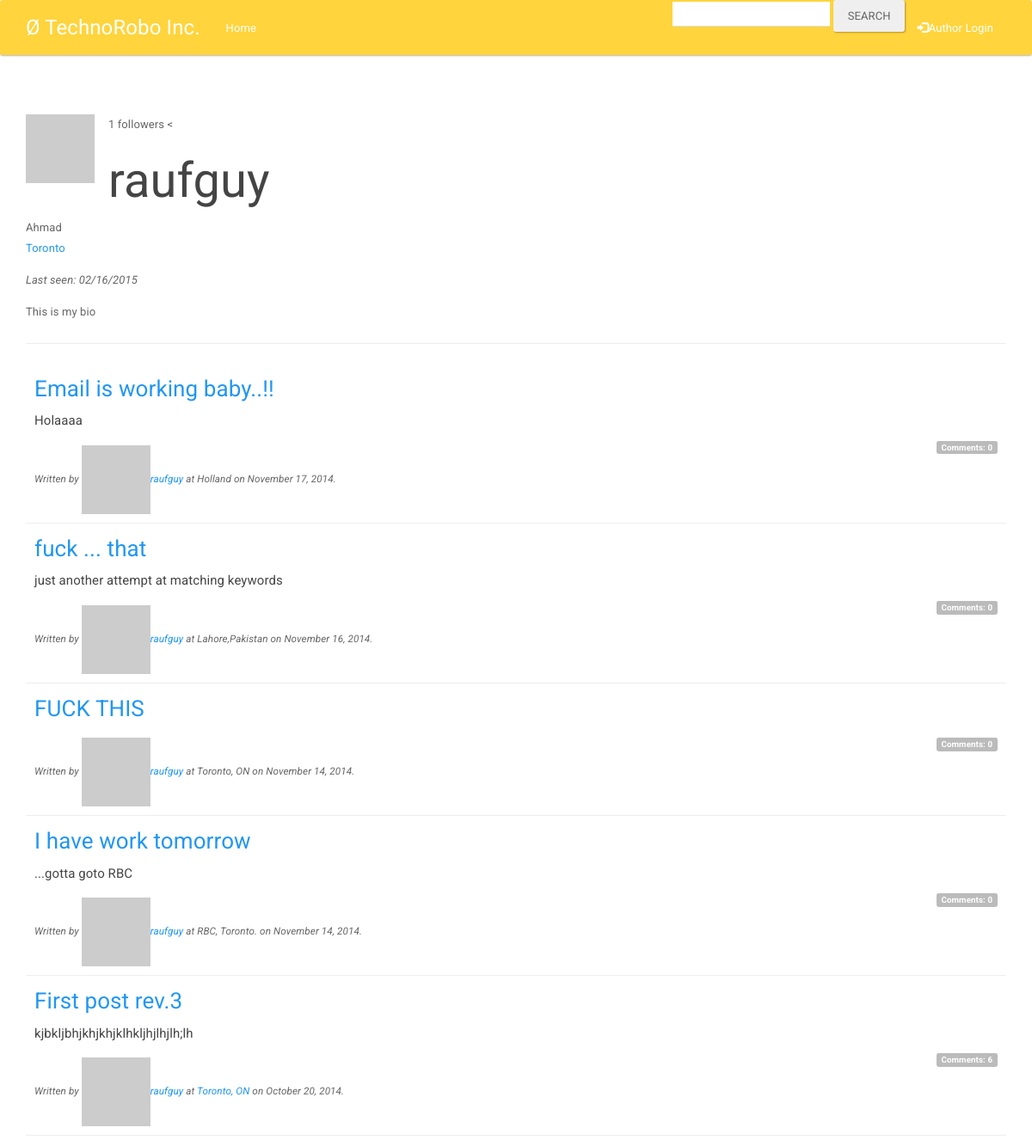
Page /user/raufguy on the earlier database version.
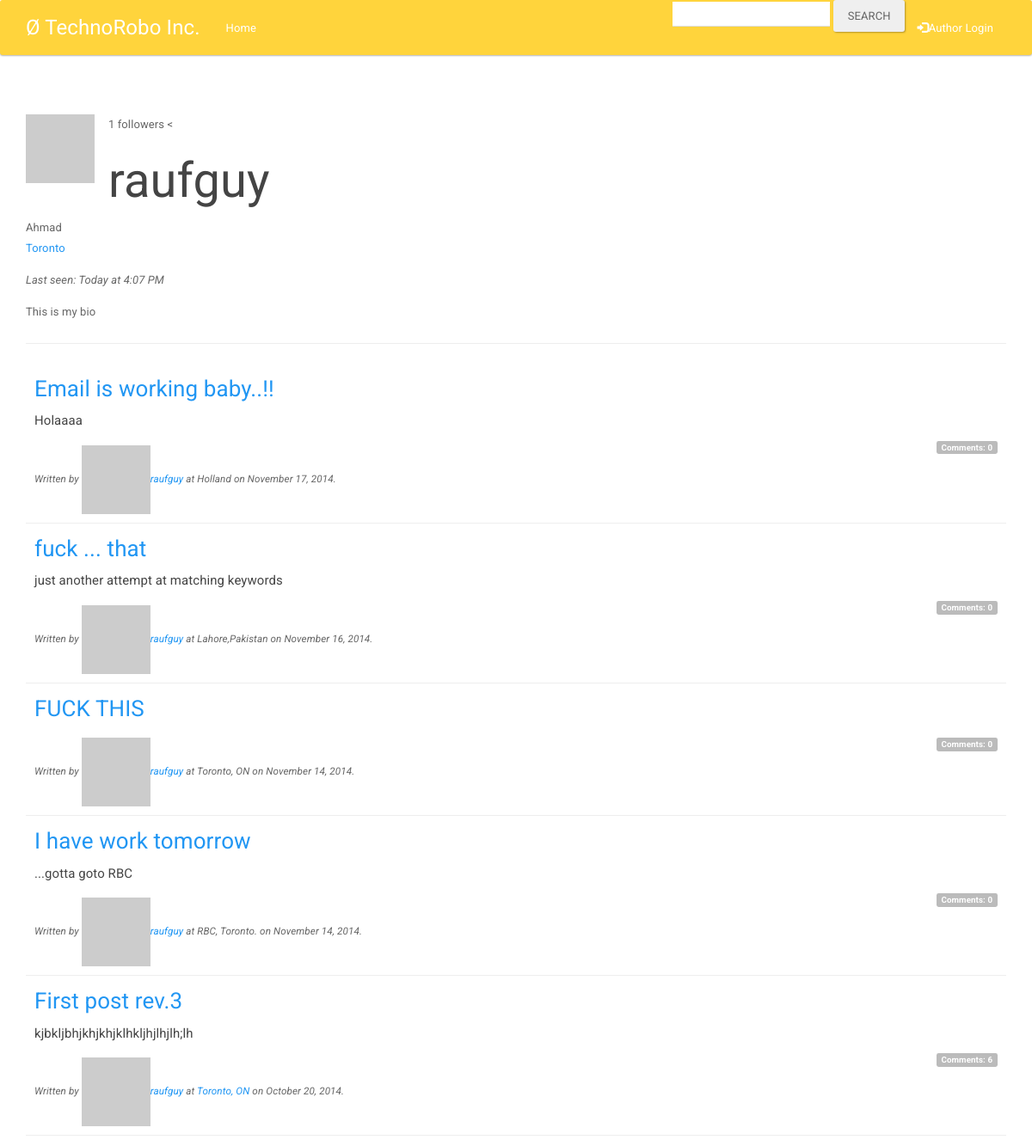
Same page on the later database version.
### blogapp/models.py (models this page shows, shortened)
class User(UserMixin, db.Model):
    __tablename__ = 'users'
    id = db.Column(db.Integer, primary_key=True)
    email = db.Column(db.String(64),
                      nullable=False, unique=True, index=True)
    username = db.Column(db.String(64),
                         nullable=False, unique=True, index=True)
    is_admin = db.Column(db.Boolean)
    password_hash = db.Column(db.String(128))
    name = db.Column(db.String(64))
    location = db.Column(db.String(64))
    bio = db.Column(db.Text())
    member_since = db.Column(db.DateTime(), default=datetime.utcnow)
    last_seen = db.Column(db.DateTime)
    avatar_hash = db.Column(db.String(32))
    blogpost = db.relationship('BlogPost', lazy='dynamic', backref='author')
    comments = db.relationship('Comment', lazy='dynamic', backref='author')
    followed = db.relationship('User',
                               secondary=followers,
                               primaryjoin=(followers.c.follower_id == id),
                               secondaryjoin=(followers.c.followed_id == id),
                               backref=db.backref('followers', lazy='dynamic'),
                               lazy='dynamic')
    '''
    comment for ^^^^^^^^^^^^^^^^^^^^^^^^^^^^^^^^^^^^^^^^^^^^^^^^^^^^^^^^^
    'User' is the right side entity that is in this relationship (the left side entity is the parent class). Since we are defining a self-referential relationship we use the same class on both sides.
    secondary indicates the association table that is used for this relationship.
    primaryjoin indicates the condition that links the left side entity (the follower user) with the association table. Note that because the followers table is not a model there is a slightly odd syntax required to get to the field name.
    secondaryjoin indicates the condition that links the right side entity (the followed user) with the association table.
    backref defines how this relationship will be accessed from the right side entity. We said that for a given user the query named followed returns all the right side users that have the target user on the left side. The back reference will be called followers and will return all the left side users that are linked to the target user in the right side. The additional lazy argument indicates the execution mode for this query. A mode of dynamic sets up the query to not run until specifically requested. This is useful for performance reasons, and also because we will be able to take this query and modify it before it executes. More about this later.
    lazy is similar to the parameter of the same name in the backref, but this one applies to the regular query instead of the back reference.
    '''
    @property
    def password(self):
        raise AttributeError('password is not a readable attribute')
    def gravatar(self, size=100, default='identicon', rating='g'):
        if request.is_secure:
            url = 'https://secure.gravatar.com/avatar'
        else:
            url = 'http://www.gravatar.com/avatar'
        hash = self.avatar_hash or \
               hashlib.md5(self.email.encode('utf-8')).hexdigest()
        return '{url}/{hash}?s={size}&d={default}&r={rating}'.format(
            url=url, hash=hash, size=size, default=default, rating=rating)

class BlogPost(db.Model):
    __tablename__ = 'blogposts'
    __searchable__ = ['title', 'description']
    id = db.Column(db.Integer, primary_key=True)
    title = db.Column(db.String(128), nullable=False)
    description = db.Column(db.Text)
    slides = db.Column(db.Text())
    video = db.Column(db.Text ())
    user_id = db.Column(db.Integer, db.ForeignKey('users.id'))
    venue = db.Column(db.String(128))
    venue_url = db.Column(db.String(128))
    date = db.Column(db.DateTime())
    comments = db.relationship('Comment', lazy='dynamic', backref='blogpost')
    def approved_comments(self, count=False):
        if count is not False:
            return self.comments.filter_by(approved=True).count()
        return self.comments.filter_by(approved=True)

### blogapp/blog/routes.py (the view)
@blog.route('/user/<username>')
def user(username):
    user = User.query.filter_by(username=username).first_or_404()
    page = request.args.get('page', 1, type=int)
    pagination = user.blogpost.order_by(BlogPost.date.desc()).paginate(
        page, per_page=current_app.config['TALKS_PER_PAGE'],
        error_out=False)
    blogpost_list = pagination.items
    return render_template('blog/user.html', user=user, blogposts=blogpost_list,
                           pagination=pagination)

### blogapp/blog/forms.py
class SearchForm(Form):
    search = StringField('search', validators=[Required()])

### blogapp/blog/routes.py (called while the page is built)
@blog.before_request
def before_request():
    g.user = current_user
    g.search_form = SearchForm()
    if g.user.is_authenticated():
        g.user.last_seen = datetime.utcnow()
        db.session.add(g.user)
        db.session.commit()

@blog.after_request
def after_request(response):
    for query in get_debug_queries():
        if query.duration >= current_app.config['DATABASE_QUERY_TIMEOUT']:
            current_app._get_current_object().logger.warning("SLOW QUERY: %s\nParameters: %s\nDuration: %fs\nContext: %s\n" % (query.statement, query.parameters, query.duration, query.context))
    return response

### blogapp/templates/blog/user.html (shortened to what this page needs)
{% extends "base.html" %}
{% block page_content %}
<div class="page-header user-profile">
    <div class="user-avatar"><img src="{{ user.gravatar(128) }}"></div>
    <p>{{ user.followers.count() }} followers <
    <h1>{{ user.username }}</h1>
    <p>
        {% if user.name %}{{ user.name }}<br>{% endif %}
        {% if user.location %}<a href="http://maps.google.com?q={{ user.location }}">{{ user.location }}</a><br>{% endif %}
        {% if user.last_seen %}
        <p><em>Last seen: {{ moment(user.last_seen).calendar() }}</em></p>
        {% endif %}
    </p>
    {% if user.bio %}<p>{{ user.bio }}</p>{% endif %}
</div>
{% include "blog/_blogposts.html" %}
{% endblock %}

### blogapp/templates/base.html (shortened to what this page needs)
{% extends "bootstrap/base.html" %}
{% block head %}
{{ super() }}
<link rel="stylesheet" type="text/css" href="{{ url_for('static', filename='styles.css') }}">
<link rel="stylesheet" type="text/css" href="{{ url_for('static', filename='navbarstyles.css') }}">
<link rel="stylesheet" type="text/css" href="{{ url_for('static', filename='bootstrap.min.css') }}">
{% endblock %}
{% block navbar %}
<div class="navbar navbar-custom" role="navigation">
    <div class="container">
        <div class="navbar-header">
            <a class="navbar-brand" href="{{ url_for('blog.index') }}">&#216 TechnoRobo Inc.  </a>
        </div>
        <div class="collapse navbar-collapse" id="bs-example-navbar-collapse-1">
            <ul class="nav navbar-nav">
                <li><a href="{{ url_for('blog.index') }}">Home</a></li>
            </ul>
            <ul class="nav navbar-nav navbar-right">
                <li><form class="form-search" action="{{ url_for('blog.search') }}" method="post" name="search">{{ g.search_form.hidden_tag() }}{{ g.search_form.search(size=20) }}
  <button type="submit" class="btn">Search</button></form></li>
                {% if not current_user.is_authenticated() %}
                <li><a href="{{ url_for('auth.login') }}"><span class="glyphicon glyphicon-log-in"></span>Author Login</a></li>
                {% endif %}
            </ul>
        </div>
    </div>
</div>
{% endblock %}
{% block content %}
<div class="container">
{% block page_content %}{% endblock %}
</div>
{% endblock %}

### blogapp/templates/blog/_blogposts.html
<ul class="talk-list">
{% for ablogpost in blogposts %}
    <li class="talk">
{% include "blog/_blogpost_header.html" %}
    </li>
{% endfor %}
</ul>

### blogapp/templates/blog/_blogpost_header.html (shortened to what this page needs)
<div class="talk-header">
    <h2><a href="{{ url_for('blog.getblogpost', id=ablogpost.id) }}">{{ ablogpost.title }}</a></h2>
    <h3>{{ ablogpost.description }}</h3>
    <div class="pull-right"><a href="{{ url_for('blog.getblogpost', id=ablogpost.id) }}#comments">
        <span class="label label-default">Comments: {{ ablogpost.approved_comments(count=True) }}</span></a>
    </div>
    <p>
        Written by <a href="{{ url_for('blog.user', username=ablogpost.author.username) }}"><img src="{{ ablogpost.author.gravatar(12) }}">{{ ablogpost.author.username }}</a> at
        {% if ablogpost.venue_url %}
            <a href="{{ ablogpost.venue_url }}">{{ ablogpost.venue }}</a>
        {% else %}
            {{ ablogpost.venue }}
        {% endif %}
        on {{ moment(ablogpost.date, local=True).format('LL') }}.
    </p>
</div>

### blogapp/static/styles.css (style rules this page uses)
.user-profile { min-height: 140px; }
.user-avatar { float: left; margin-right: 16px; margin-bottom: 16px; }
ul.talk-list { list-style-type: none; padding: 0px; }
li.talk { padding-bottom: 10px; border-bottom: 1px solid #eee; padding: 10px; }
div.talk-header h2 { font-size: 200%; margin: 5px 0px 15px 0px; }
div.talk-header h3 { font-size: 115%; margin: 0px 0px 10px 0px; }
div.talk-header p { font-size: 90%; font-style: italic; margin: 20px 0px 0px 0px; }

### blogapp/static/navbarstyles.css (style rules this page uses)
.navbar-custom { background-color: #ffd43c; border-color: #ffcd1b; }
.navbar-custom .navbar-brand { color: #ffffff; }
.navbar-custom .navbar-nav > li > a { color: #ffffff; }
.navbar-custom .navbar-collapse, .navbar-custom .navbar-form { border-color: #ffcc18; }

Differences in the rows shown:
changed User "raufguy": last_seen "02/16/2015" → "Today at 4:07 PM"
